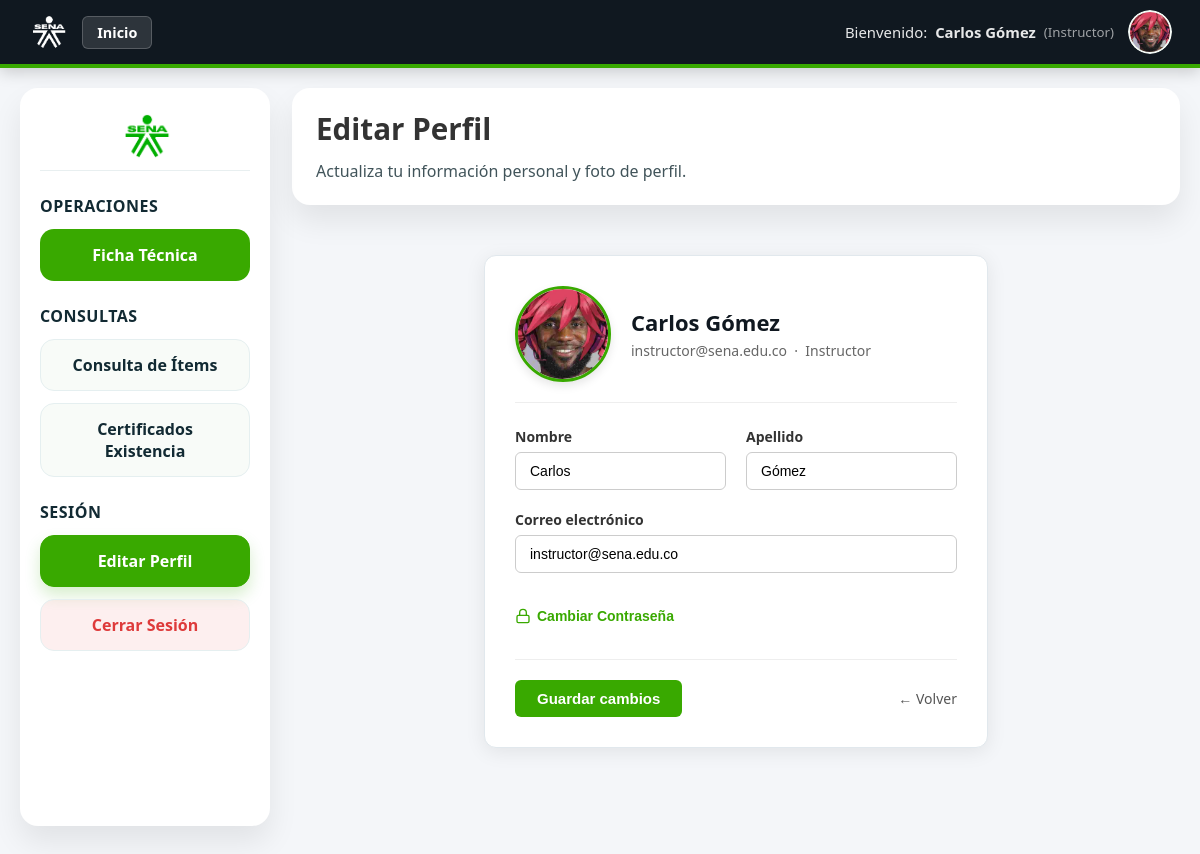
The page /instructor/instructor_profile.php (signed in) on the database its author committed.
### tables this page shows
CREATE TABLE `usuario` (
  `ID_USUARIO` int(11) NOT NULL,
  `ID_ROL` int(11) NOT NULL,
  `DOCUMENTO` varchar(20) NOT NULL,
  `NOMBRE` varchar(100) NOT NULL,
  `APELLIDO` varchar(100) NOT NULL,
  `EMAIL` varchar(100) NOT NULL,
  `PASSWORD` text NOT NULL,
  `ESTADO` enum('Activo','Inactivo','Pendiente') DEFAULT 'Activo'
);

### instructor/instructor_profile.php (the view, shortened to what this page needs)
<?php
require_once '../conexion.php';
$usuarioId = intval($_SESSION['usuario_id']);
$stmt = $pdo->prepare('SELECT NOMBRE, APELLIDO, EMAIL FROM usuario WHERE ID_USUARIO = ?');
$stmt->execute([$usuarioId]);
$user = $stmt->fetch();
$photoPath = null;
foreach (['jpg','jpeg','png','webp'] as $ext) {
    $candidate = __DIR__ . '/../uploads/profiles/' . $usuarioId . '.' . $ext;
    if (file_exists($candidate)) {
        $photoPath = '../uploads/profiles/' . $usuarioId . '.' . $ext;
        break;
    }
}
?>
<!DOCTYPE html>
<html lang="es">
<head>
    <link rel="stylesheet" href="../estilos.css">
</head>
<body>
<header class="dashboard-header">
    <div class="header-brand" style="display: flex; align-items: center; gap: 15px;">
        <img src="../imagenes/sena-logo.png" alt="SENA" style="height:36px; width:auto;">
        <a href="../index.php" class="btn-inicio-nav">Inicio</a>
    </div>
    <div class="header-user">
        <div class="header-user-text">
            Bienvenido: <strong><?= htmlspecialchars($_SESSION['usuario_nombre']) ?></strong>
            <span class="header-user-role">(<?= htmlspecialchars($_SESSION['rol_nombre']) ?>)</span>
        </div>
        <a href="instructor_profile.php" class="header-avatar-link" title="Editar perfil">
            <?php if ($photoPath): ?>
                <img src="<?= htmlspecialchars($photoPath) ?>" alt="Foto perfil" class="header-avatar">
            <?php else: ?>
                <div class="header-avatar"><?= strtoupper(substr($_SESSION['usuario_nombre'], 0, 1)) ?></div>
            <?php endif; ?>
        </a>
    </div>
</header>
<div class="dashboard-page">
    <aside class="dashboard-sidebar">
        <div class="sidebar-logo">
            <img src="../imagenes/sena-logo.png" alt="SENA" style="max-height:48px; width:auto;">
        </div>
        <div class="sidebar-group">
            <h4>Operaciones</h4>
            <a href="crear_ficha_tecnica.php" class="sidebar-link sidebar-link--primary">Ficha Técnica</a>
        </div>
        <div class="sidebar-group">
            <h4>Consultas</h4>
            <a href="matriz_consulta.php" class="sidebar-link">Consulta de Ítems</a>
            <a href="certificado_existencia.php" class="sidebar-link">Certificados Existencia</a>
        </div>
        <div class="sidebar-group sidebar-group--session">
            <h4>Sesión</h4>
            <a href="instructor_profile.php" class="sidebar-link active">Editar Perfil</a>
            <a href="../logout.php" class="sidebar-link sidebar-link--logout">Cerrar Sesión</a>
        </div>
    </aside>
    <main class="dashboard-main">
        <div class="dashboard-topbar">
            <div>
                <h2>Editar Perfil</h2>
                <p class="dashboard-subtitle">Actualiza tu información personal y foto de perfil.</p>
            </div>
        </div>
        <div class="profile-card">
            <div class="profile-card-header">
                <div class="avatar-edit-container" title="Cambiar foto de perfil" onclick="document.getElementById('p-photo').click();">
                    <?php if ($photoPath): ?>
                        <img src="<?= htmlspecialchars($photoPath) ?>" alt="Foto" class="profile-avatar-big" id="avatar-preview">
                    <?php else: ?>
                        <div class="profile-avatar-initials" id="avatar-initials-preview">
                            <?= strtoupper(substr($user['NOMBRE'] ?? 'U', 0, 1)) ?>
                        </div>
                    <?php endif; ?>
                </div>
                <div class="profile-card-header-info">
                    <h3><?= htmlspecialchars(($user['NOMBRE'] ?? '') . ' ' . ($user['APELLIDO'] ?? '')) ?></h3>
                    <span><?= htmlspecialchars($user['EMAIL'] ?? '') ?> &nbsp;·&nbsp; Instructor</span>
                </div>
            </div>
            <form action="instructor_profile.php" method="POST" enctype="multipart/form-data" id="form-perfil">
                <div class="profile-grid">
                    <div class="profile-field">
                        <label for="p-nombre">Nombre</label>
                        <input type="text" id="p-nombre" name="nombre"
                               value="<?= htmlspecialchars($user['NOMBRE'] ?? '') ?>" required>
                    </div>
                    <div class="profile-field">
                        <label for="p-apellido">Apellido</label>
                        <input type="text" id="p-apellido" name="apellido"
                               value="<?= htmlspecialchars($user['APELLIDO'] ?? '') ?>" required>
                    </div>
                    <div class="profile-field full-col">
                        <label for="p-email">Correo electrónico</label>
                        <input type="email" id="p-email" name="email"
                               value="<?= htmlspecialchars($user['EMAIL'] ?? '') ?>" required>
                    </div>
                    <div class="profile-field full-col">
                        <button type="button" class="btn-toggle-pwd" id="btn-toggle-password">
                            <svg xmlns="http://www.w3.org/2000/svg" width="16" height="16" viewBox="0 0 24 24" fill="none" stroke="currentColor" stroke-width="2" stroke-linecap="round" stroke-linejoin="round"><rect x="3" y="11" width="18" height="11" rx="2" ry="2"></rect><path d="M7 11V7a5 5 0 0 1 10 0v4"></path></svg>
                            Cambiar Contraseña
                        </button>
                    </div>
                </div>
                <div class="profile-actions">
                    <button type="submit" class="btn-save" id="btn-guardar-perfil">Guardar cambios</button>
                    <a href="index.php" class="btn-back" id="btn-volver-dashboard">
                        ← Volver
                    </a>
                </div>
            </form>
        </div>
    </main>
</div>
</body>
</html>

### instructor/instructor_profile.php (style rules this page uses)
.profile-card { background: #fff; border-radius: 12px; box-shadow: 0 4px 20px rgba(0,0,0,.08); max-width: 600px; padding: 30px; margin: 30px auto; border: 1px solid #e1e8ed; }
.profile-card-header { display: flex; align-items: center; gap: 20px; margin-bottom: 24px; border-bottom: 1px solid #eee; padding-bottom: 20px; }
.profile-avatar-big { width: 90px; height: 90px; border-radius: 50%; object-fit: cover; border: 3px solid var(--verde-sena); box-shadow: 0 4px 10px rgba(0,0,0,0.1); }
.profile-card-header-info h3 { margin: 0; color: #101820; font-size: 22px; font-weight: 700; }
.profile-card-header-info span { display: inline-block; margin-top: 4px; color: #666; font-size: 14px; }
.profile-grid { display: grid; grid-template-columns: 1fr 1fr; gap: 20px; }
.profile-field { display: flex; flex-direction: column; gap: 6px; }
.profile-field.full-col { grid-column: span 2; }
.profile-field label { font-weight: 600; font-size: 14px; color: #333; }
.profile-field input { width: 100%; padding: 10px 14px; border: 1.5px solid #ccc; border-radius: 6px; font-size: 14px; transition: all 0.2s ease; box-sizing: border-box; }
.profile-actions { margin-top: 30px; display: flex; justify-content: space-between; align-items: center; border-top: 1px solid #eee; padding-top: 20px; }
.btn-save { background-color: var(--verde-sena); color: #fff; border: none; padding: 10px 22px; border-radius: 6px; font-weight: 600; font-size: 15px; cursor: pointer; transition: all 0.2s; }
.btn-back { color: #555; text-decoration: none; font-size: 14px; font-weight: 500; display: inline-flex; align-items: center; gap: 5px; transition: color 0.2s; }
.btn-toggle-pwd { background: none; border: none; color: var(--verde-sena); font-weight: 600; cursor: pointer; text-align: left; padding: 5px 0; display: inline-flex; align-items: center; gap: 6px; font-size: 14px; transition: color 0.2s; margin-top: 10px; }
.avatar-edit-container { position: relative; width: 90px; height: 90px; border-radius: 50%; cursor: pointer; overflow: hidden; border: 3px solid var(--verde-sena); box-shadow: 0 4px 10px rgba(0,0,0,0.1); }
.profile-avatar-big, .profile-avatar-initials { width: 100% !important; height: 100% !important; border: none !important; box-shadow: none !important; border-radius: 0 !important; }

### rows shown on the page
usuario: NOMBRE+APELLIDO "Carlos Gómez", EMAIL "instructor@sena.edu.co", nombre "Carlos", apellido "Gómez", email "instructor@sena.edu.co"

### other values the page prints
$_SESSION['usuario_nombre'] "Carlos Gómez"
$_SESSION['rol_nombre'] "Instructor"
